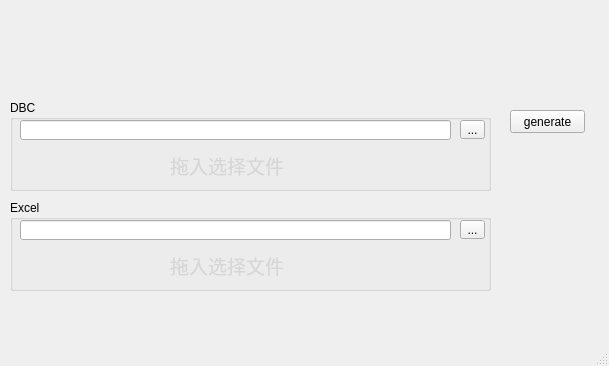
<?xml version="1.0" encoding="UTF-8"?>
<ui version="4.0">
 <class>MainWindow</class>
 <widget class="QMainWindow" name="MainWindow">
  <property name="geometry">
   <rect>
    <x>0</x>
    <y>0</y>
    <width>609</width>
    <height>366</height>
   </rect>
  </property>
  <property name="windowTitle">
   <string>MainWindow</string>
  </property>
  <widget class="QWidget" name="centralwidget">
   <widget class="QPushButton" name="pushButton_generate">
    <property name="geometry">
     <rect>
      <x>510</x>
      <y>110</y>
      <width>75</width>
      <height>23</height>
     </rect>
    </property>
    <property name="text">
     <string>generate</string>
    </property>
   </widget>
   <widget class="QGroupBox" name="groupBox_DB">
    <property name="geometry">
     <rect>
      <x>10</x>
      <y>100</y>
      <width>481</width>
      <height>91</height>
     </rect>
    </property>
    <property name="title">
     <string>DBC</string>
    </property>
    <widget class="QLineEdit" name="lineEdit_DB">
     <property name="geometry">
      <rect>
       <x>10</x>
       <y>20</y>
       <width>431</width>
       <height>20</height>
      </rect>
     </property>
    </widget>
    <widget class="QToolButton" name="toolButton_DB">
     <property name="geometry">
      <rect>
       <x>450</x>
       <y>20</y>
       <width>25</width>
       <height>19</height>
      </rect>
     </property>
     <property name="text">
      <string>...</string>
     </property>
    </widget>
    <widget class="QLabel" name="label_3">
     <property name="geometry">
      <rect>
       <x>160</x>
       <y>50</y>
       <width>121</width>
       <height>31</height>
      </rect>
     </property>
     <property name="palette">
      <palette>
       <active>
        <colorrole role="WindowText">
         <brush brushstyle="SolidPattern">
          <color alpha="255">
           <red>214</red>
           <green>214</green>
           <blue>214</blue>
          </color>
         </brush>
        </colorrole>
       </active>
       <inactive>
        <colorrole role="WindowText">
         <brush brushstyle="SolidPattern">
          <color alpha="255">
           <red>214</red>
           <green>214</green>
           <blue>214</blue>
          </color>
         </brush>
        </colorrole>
       </inactive>
       <disabled>
        <colorrole role="WindowText">
         <brush brushstyle="SolidPattern">
          <color alpha="255">
           <red>120</red>
           <green>120</green>
           <blue>120</blue>
          </color>
         </brush>
        </colorrole>
       </disabled>
      </palette>
     </property>
     <property name="font">
      <font>
       <family>Microsoft YaHei</family>
       <pointsize>14</pointsize>
      </font>
     </property>
     <property name="text">
      <string>拖入选择文件</string>
     </property>
    </widget>
   </widget>
   <widget class="QGroupBox" name="groupBox_excel">
    <property name="geometry">
     <rect>
      <x>10</x>
      <y>200</y>
      <width>481</width>
      <height>91</height>
     </rect>
    </property>
    <property name="title">
     <string>Excel</string>
    </property>
    <widget class="QLineEdit" name="lineEdit_excel">
     <property name="geometry">
      <rect>
       <x>10</x>
       <y>20</y>
       <width>431</width>
       <height>20</height>
      </rect>
     </property>
    </widget>
    <widget class="QToolButton" name="toolButton_excel">
     <property name="geometry">
      <rect>
       <x>450</x>
       <y>20</y>
       <width>25</width>
       <height>19</height>
      </rect>
     </property>
     <property name="text">
      <string>...</string>
     </property>
    </widget>
    <widget class="QLabel" name="label_2">
     <property name="geometry">
      <rect>
       <x>160</x>
       <y>50</y>
       <width>121</width>
       <height>31</height>
      </rect>
     </property>
     <property name="palette">
      <palette>
       <active>
        <colorrole role="WindowText">
         <brush brushstyle="SolidPattern">
          <color alpha="255">
           <red>214</red>
           <green>214</green>
           <blue>214</blue>
          </color>
         </brush>
        </colorrole>
       </active>
       <inactive>
        <colorrole role="WindowText">
         <brush brushstyle="SolidPattern">
          <color alpha="255">
           <red>214</red>
           <green>214</green>
           <blue>214</blue>
          </color>
         </brush>
        </colorrole>
       </inactive>
       <disabled>
        <colorrole role="WindowText">
         <brush brushstyle="SolidPattern">
          <color alpha="255">
           <red>120</red>
           <green>120</green>
           <blue>120</blue>
          </color>
         </brush>
        </colorrole>
       </disabled>
      </palette>
     </property>
     <property name="font">
      <font>
       <family>Microsoft YaHei</family>
       <pointsize>14</pointsize>
      </font>
     </property>
     <property name="text">
      <string>拖入选择文件</string>
     </property>
    </widget>
   </widget>
  </widget>
  <widget class="QMenuBar" name="menubar">
   <property name="geometry">
    <rect>
     <x>0</x>
     <y>0</y>
     <width>609</width>
     <height>26</height>
    </rect>
   </property>
  </widget>
  <widget class="QStatusBar" name="statusbar"/>
 </widget>
 <resources/>
 <connections/>
</ui>
